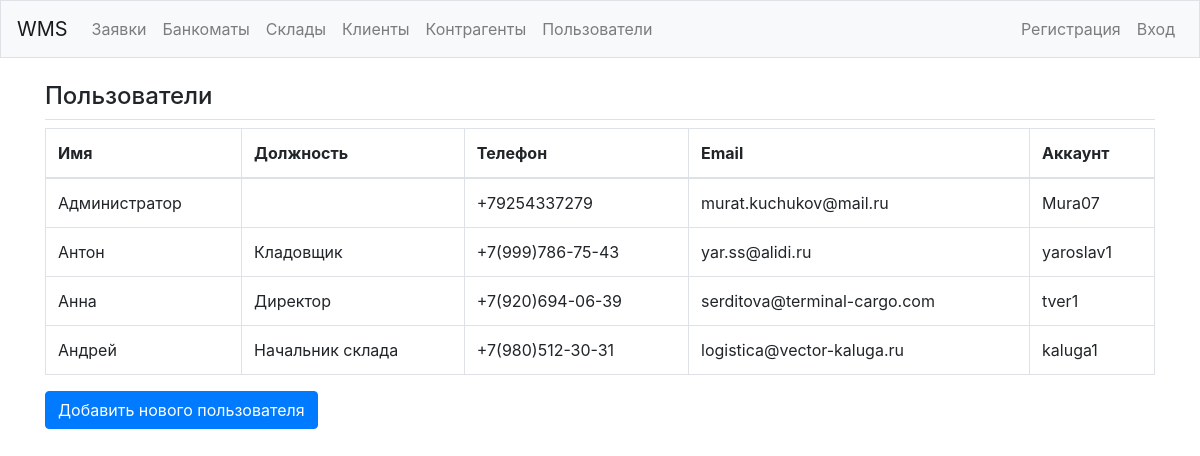
/customers/, run on an earlier commit of the app's database.
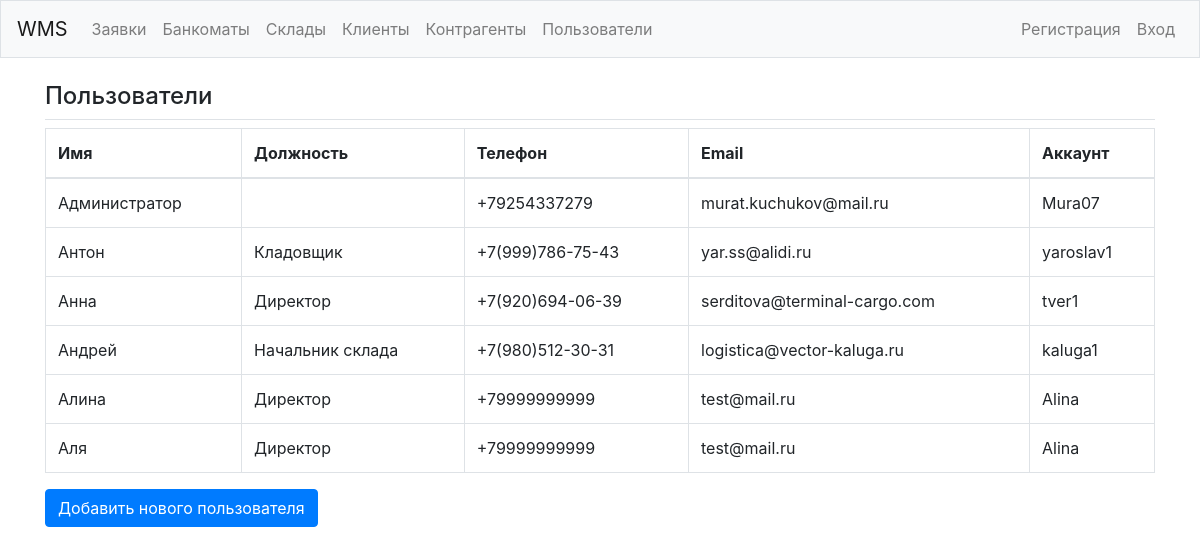
And on a later commit of the database.
### wms/models.py (models this page shows, shortened)
class Customer(models.Model):
    user = models.ForeignKey(User, on_delete=models.SET_NULL, null=True)
    name = models.CharField(max_length=200, blank=True)
    post = models.CharField(max_length=200, blank=True)
    phone = models.CharField(max_length=200, blank=True)
    email = models.CharField(max_length=200, blank=True)
    profile_pic = models.CharField(max_length=200, blank=True)
    date_created = models.DateTimeField('date published', auto_now_add=True)

### wms/views.py (the view)
# urls.py: path('customers/', views.customers, name='customers'),
def customers(request):
    customers = Customer.objects.all().order_by('date_created')
    context = {'customers': customers}
    return render(request, 'wms/customers.html', context)

### wms/templates/wms/customers.html
{% extends "wms/base.html" %}
{% block page_header %}
  <h4>Пользователи</h4>
{% endblock page_header %}
{% block content %}
<table class="table table-bordered">
  <thead>
    <tr>
      <th scope="col">Имя</th>
      <th scope="col">Должность</th>
      <th scope="col">Телефон</th>
      <th scope="col">Email</th>
      <th scope="col">Аккаунт</th>
    </tr>
  </thead>
  <tbody>
    {% for customer in customers %}
      <tr>
        <td>{{ customer.name }}</td>
        <td>{{ customer.post }}</td>
        <td>{{ customer.phone }}</td>
        <td>{{ customer.email }}</td>
        <td>{{ customer.user }}</td>
      </tr>
    {% empty %}
      <tr>
        <td>Не добавлено ни одного пользователя. Добавьте первого пользователя.</td>
      </tr>
    {% endfor %}
  </tbody>
</table>
<div>
  <a class="btn btn-primary mb-3" href="{% url 'wms:new_customer' %}">Добавить нового пользователя</a>
</div>
{% endblock content %}

What changed in the data, as far as the page shows it:
added Customer: name "Алина", post "Директор", phone "+79999999999", email "test@mail.ru", user "Alina"
added Customer: name "Аля", post "Директор", phone "+79999999999", email "test@mail.ru", user "Alina"
